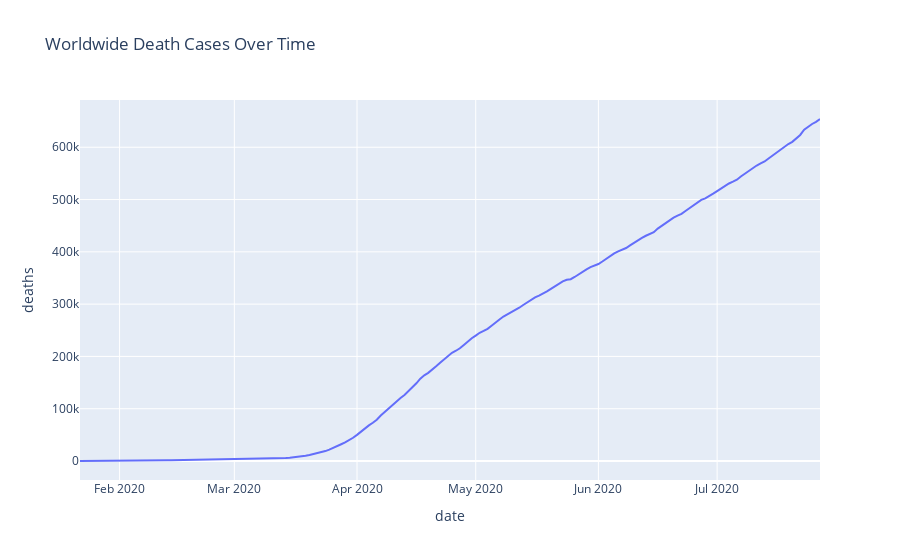

Notebook source saved alongside this figure:
### Code cell
px.line(date_stats, x='date', y='deaths', title='Worldwide Death Cases Over Time')

### Figure 1 — Plotly figure (JSON) as saved in the notebook; plotly's stock layout.template omitted (floating-point values rounded to 4 significant figures; data arrays with more than 128 entries replaced by an {"elided": "..."} marker saying what was removed)
{"data": [{"hovertemplate": "date=%{x}<br>deaths=%{y}<extra></extra>", "legendgroup": "", "line": {"color": "#636efa", "dash": "solid"}, "marker": {"symbol": "circle"}, "mode": "lines", "name": "", "orientation": "v", "showlegend": false, "type": "scatter", "x": {"elided": "188 str values"}, "xaxis": "x", "y": {"elided": "188 int values"}, "yaxis": "y"}], "layout": {"legend": {"tracegroupgap": 0}, "title": {"text": "Worldwide Death Cases Over Time"}, "xaxis": {"anchor": "y", "domain": [0, 1], "title": {"text": "date"}}, "yaxis": {"anchor": "x", "domain": [0, 1], "title": {"text": "deaths"}}}}
